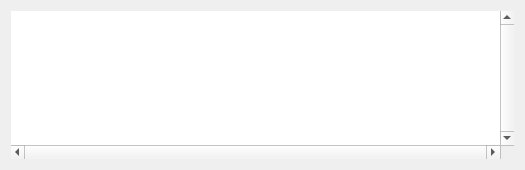
<?xml version="1.0" encoding="UTF-8"?>
<ui version="4.0">
 <class>PainterWidget</class>
 <widget class="QWidget" name="PainterWidget">
  <property name="geometry">
   <rect>
    <x>0</x>
    <y>0</y>
    <width>525</width>
    <height>170</height>
   </rect>
  </property>
  <property name="sizePolicy">
   <sizepolicy hsizetype="Expanding" vsizetype="Expanding">
    <horstretch>0</horstretch>
    <verstretch>0</verstretch>
   </sizepolicy>
  </property>
  <property name="minimumSize">
   <size>
    <width>0</width>
    <height>0</height>
   </size>
  </property>
  <property name="windowTitle">
   <string>Form</string>
  </property>
  <property name="styleSheet">
   <string notr="true"/>
  </property>
  <layout class="QGridLayout" name="gridLayout">
   <item row="0" column="0">
    <widget class="QGraphicsView" name="graphicsView">
     <property name="layoutDirection">
      <enum>Qt::LeftToRight</enum>
     </property>
     <property name="autoFillBackground">
      <bool>false</bool>
     </property>
     <property name="styleSheet">
      <string notr="true"/>
     </property>
     <property name="frameShape">
      <enum>QFrame::NoFrame</enum>
     </property>
     <property name="frameShadow">
      <enum>QFrame::Raised</enum>
     </property>
     <property name="lineWidth">
      <number>0</number>
     </property>
     <property name="verticalScrollBarPolicy">
      <enum>Qt::ScrollBarAlwaysOn</enum>
     </property>
     <property name="horizontalScrollBarPolicy">
      <enum>Qt::ScrollBarAlwaysOn</enum>
     </property>
     <property name="sizeAdjustPolicy">
      <enum>QAbstractScrollArea::AdjustToContents</enum>
     </property>
     <property name="interactive">
      <bool>true</bool>
     </property>
     <property name="alignment">
      <set>Qt::AlignCenter</set>
     </property>
     <property name="renderHints">
      <set>QPainter::SmoothPixmapTransform|QPainter::TextAntialiasing</set>
     </property>
     <property name="dragMode">
      <enum>QGraphicsView::ScrollHandDrag</enum>
     </property>
    </widget>
   </item>
  </layout>
 </widget>
 <resources/>
 <connections/>
</ui>
